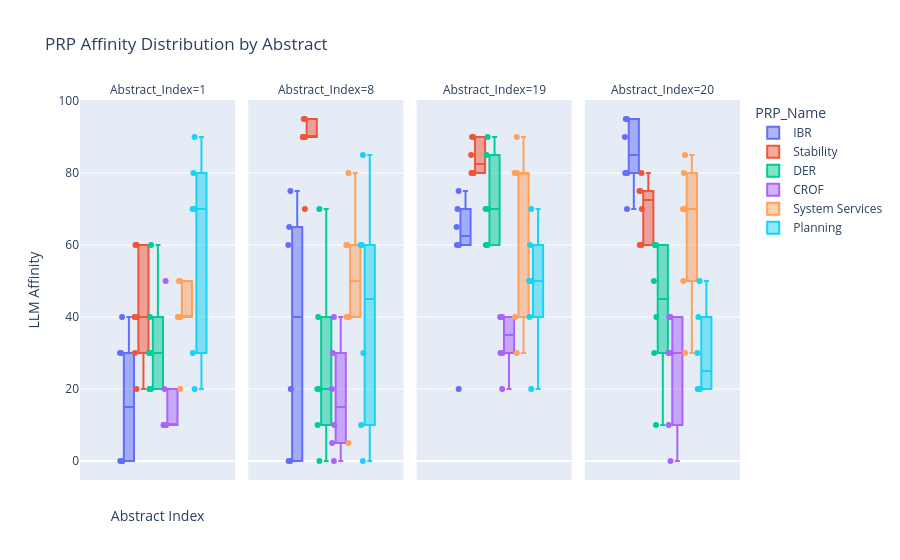

This figure's notebook cell:
### Code cell
fig = px.box(
    prp_df[prp_df['Abstract_Index'].isin([1,8,20, 19])], #ra_df[ra_df['Abstract_Index'].isin([7,8,9])],
    # x='Abstract_Index',
    y='LLM_Affinity',
    # color='Model_Slug',
    points='all',
    # hover_data='PRP_Name',
    # facet_row='PRP_Name',
    facet_col='Abstract_Index',
    color = 'PRP_Name',
    # x = 'Model_Slug',
    title=f'PRP Affinity Distribution by Abstract'
 )
# fig.update_xaxes(range=[0.5,10.5])
fig.update_layout(xaxis_title='Abstract Index', yaxis_title='LLM Affinity')
# fig.update_xaxes(tickangle=45)
fig.show()

### Figure 1 — Plotly figure (JSON) as saved in the notebook; plotly's stock layout.template omitted (floating-point values rounded to 4 significant figures)
{"data": [{"alignmentgroup": "True", "boxpoints": "all", "hovertemplate": "PRP_Name=IBR<br>Abstract_Index=1<br>LLM_Affinity=%{y}<extra></extra>", "legendgroup": "IBR", "marker": {"color": "#636efa"}, "name": "IBR", "notched": false, "offsetgroup": "IBR", "orientation": "v", "showlegend": true, "type": "box", "x0": " ", "xaxis": "x", "y": [40.0, 0.0, 30.0, 30.0, 0.0, 0.0], "y0": " ", "yaxis": "y"}, {"alignmentgroup": "True", "boxpoints": "all", "hovertemplate": "PRP_Name=IBR<br>Abstract_Index=8<br>LLM_Affinity=%{y}<extra></extra>", "legendgroup": "IBR", "marker": {"color": "#636efa"}, "name": "IBR", "notched": false, "offsetgroup": "IBR", "orientation": "v", "showlegend": false, "type": "box", "x0": " ", "xaxis": "x2", "y": [65.0, 0.0, 60.0, 75.0, 0.0, 20.0], "y0": " ", "yaxis": "y2"}, {"alignmentgroup": "True", "boxpoints": "all", "hovertemplate": "PRP_Name=IBR<br>Abstract_Index=19<br>LLM_Affinity=%{y}<extra></extra>", "legendgroup": "IBR", "marker": {"color": "#636efa"}, "name": "IBR", "notched": false, "offsetgroup": "IBR", "orientation": "v", "showlegend": false, "type": "box", "x0": " ", "xaxis": "x3", "y": [65.0, 60.0, 60.0, 75.0, 20.0, 70.0], "y0": " ", "yaxis": "y3"}, {"alignmentgroup": "True", "boxpoints": "all", "hovertemplate": "PRP_Name=IBR<br>Abstract_Index=20<br>LLM_Affinity=%{y}<extra></extra>", "legendgroup": "IBR", "marker": {"color": "#636efa"}, "name": "IBR", "notched": false, "offsetgroup": "IBR", "orientation": "v", "showlegend": false, "type": "box", "x0": " ", "xaxis": "x4", "y": [95.0, 80.0, 70.0, 95.0, 80.0, 90.0], "y0": " ", "yaxis": "y4"}, {"alignmentgroup": "True", "boxpoints": "all", "hovertemplate": "PRP_Name=Stability<br>Abstract_Index=1<br>LLM_Affinity=%{y}<extra></extra>", "legendgroup": "Stability", "marker": {"color": "#EF553B"}, "name": "Stability", "notched": false, "offsetgroup": "Stability", "orientation": "v", "showlegend": true, "type": "box", "x0": " ", "xaxis": "x", "y": [30.0, 40.0, 40.0, 60.0, 20.0, 60.0], "y0": " ", "yaxis": "y"}, {"alignmentgroup": "True", "boxpoints": "all", "hovertemplate": "PRP_Name=Stability<br>Abstract_Index=8<br>LLM_Affinity=%{y}<extra></extra>", "legendgroup": "Stability", "marker": {"color": "#EF553B"}, "name": "Stability", "notched": false, "offsetgroup": "Stability", "orientation": "v", "showlegend": false, "type": "box", "x0": " ", "xaxis": "x2", "y": [95.0, 90.0, 90.0, 95.0, 90.0, 70.0], "y0": " ", "yaxis": "y2"}, {"alignmentgroup": "True", "boxpoints": "all", "hovertemplate": "PRP_Name=Stability<br>Abstract_Index=19<br>LLM_Affinity=%{y}<extra></extra>", "legendgroup": "Stability", "marker": {"color": "#EF553B"}, "name": "Stability", "notched": false, "offsetgroup": "Stability", "orientation": "v", "showlegend": false, "type": "box", "x0": " ", "xaxis": "x3", "y": [85.0, 80.0, 80.0, 90.0, 80.0, 90.0], "y0": " ", "yaxis": "y3"}, {"alignmentgroup": "True", "boxpoints": "all", "hovertemplate": "PRP_Name=Stability<br>Abstract_Index=20<br>LLM_Affinity=%{y}<extra></extra>", "legendgroup": "Stability", "marker": {"color": "#EF553B"}, "name": "Stability", "notched": false, "offsetgroup": "Stability", "orientation": "v", "showlegend": false, "type": "box", "x0": " ", "xaxis": "x4", "y": [75.0, 70.0, 60.0, 80.0, 60.0, 75.0], "y0": " ", "yaxis": "y4"}, {"alignmentgroup": "True", "boxpoints": "all", "hovertemplate": "PRP_Name=DER<br>Abstract_Index=1<br>LLM_Affinity=%{y}<extra></extra>", "legendgroup": "DER", "marker": {"color": "#00cc96"}, "name": "DER", "notched": false, "offsetgroup": "DER", "orientation": "v", "showlegend": true, "type": "box", "x0": " ", "xaxis": "x", "y": [30.0, 60.0, 20.0, 20.0, 30.0, 40.0], "y0": " ", "yaxis": "y"}, {"alignmentgroup": "True", "boxpoints": "all", "hovertemplate": "PRP_Name=DER<br>Abstract_Index=8<br>LLM_Affinity=%{y}<extra></extra>", "legendgroup": "DER", "marker": {"color": "#00cc96"}, "name": "DER", "notched": false, "offsetgroup": "DER", "orientation": "v", "showlegend": false, "type": "box", "x0": " ", "xaxis": "x2", "y": [20.0, 20.0, 70.0, 40.0, 0.0, 10.0], "y0": " ", "yaxis": "y2"}, {"alignmentgroup": "True", "boxpoints": "all", "hovertemplate": "PRP_Name=DER<br>Abstract_Index=19<br>LLM_Affinity=%{y}<extra></extra>", "legendgroup": "DER", "marker": {"color": "#00cc96"}, "name": "DER", "notched": false, "offsetgroup": "DER", "orientation": "v", "showlegend": false, "type": "box", "x0": " ", "xaxis": "x3", "y": [90.0, 70.0, 70.0, 85.0, 60.0, 60.0], "y0": " ", "yaxis": "y3"}, {"alignmentgroup": "True", "boxpoints": "all", "hovertemplate": "PRP_Name=DER<br>Abstract_Index=20<br>LLM_Affinity=%{y}<extra></extra>", "legendgroup": "DER", "marker": {"color": "#00cc96"}, "name": "DER", "notched": false, "offsetgroup": "DER", "orientation": "v", "showlegend": false, "type": "box", "x0": " ", "xaxis": "x4", "y": [10.0, 60.0, 50.0, 30.0, 40.0, 60.0], "y0": " ", "yaxis": "y4"}, {"alignmentgroup": "True", "boxpoints": "all", "hovertemplate": "PRP_Name=CROF<br>Abstract_Index=1<br>LLM_Affinity=%{y}<extra></extra>", "legendgroup": "CROF", "marker": {"color": "#ab63fa"}, "name": "CROF", "notched": false, "offsetgroup": "CROF", "orientation": "v", "showlegend": true, "type": "box", "x0": " ", "xaxis": "x", "y": [50.0, 20.0, 10.0, 10.0, 10.0, 10.0], "y0": " ", "yaxis": "y"}, {"alignmentgroup": "True", "boxpoints": "all", "hovertemplate": "PRP_Name=CROF<br>Abstract_Index=8<br>LLM_Affinity=%{y}<extra></extra>", "legendgroup": "CROF", "marker": {"color": "#ab63fa"}, "name": "CROF", "notched": false, "offsetgroup": "CROF", "orientation": "v", "showlegend": false, "type": "box", "x0": " ", "xaxis": "x2", "y": [30.0, 10.0, 40.0, 20.0, 0.0, 5.0], "y0": " ", "yaxis": "y2"}, {"alignmentgroup": "True", "boxpoints": "all", "hovertemplate": "PRP_Name=CROF<br>Abstract_Index=19<br>LLM_Affinity=%{y}<extra></extra>", "legendgroup": "CROF", "marker": {"color": "#ab63fa"}, "name": "CROF", "notched": false, "offsetgroup": "CROF", "orientation": "v", "showlegend": false, "type": "box", "x0": " ", "xaxis": "x3", "y": [20.0, 40.0, 40.0, 30.0, 30.0, 40.0], "y0": " ", "yaxis": "y3"}, {"alignmentgroup": "True", "boxpoints": "all", "hovertemplate": "PRP_Name=CROF<br>Abstract_Index=20<br>LLM_Affinity=%{y}<extra></extra>", "legendgroup": "CROF", "marker": {"color": "#ab63fa"}, "name": "CROF", "notched": false, "offsetgroup": "CROF", "orientation": "v", "showlegend": false, "type": "box", "x0": " ", "xaxis": "x4", "y": [0.0, 40.0, 30.0, 10.0, 30.0, 40.0], "y0": " ", "yaxis": "y4"}, {"alignmentgroup": "True", "boxpoints": "all", "hovertemplate": "PRP_Name=System Services<br>Abstract_Index=1<br>LLM_Affinity=%{y}<extra></extra>", "legendgroup": "System Services", "marker": {"color": "#FFA15A"}, "name": "System Services", "notched": false, "offsetgroup": "System Services", "orientation": "v", "showlegend": true, "type": "box", "x0": " ", "xaxis": "x", "y": [40.0, 50.0, 50.0, 40.0, 40.0, 20.0], "y0": " ", "yaxis": "y"}, {"alignmentgroup": "True", "boxpoints": "all", "hovertemplate": "PRP_Name=System Services<br>Abstract_Index=8<br>LLM_Affinity=%{y}<extra></extra>", "legendgroup": "System Services", "marker": {"color": "#FFA15A"}, "name": "System Services", "notched": false, "offsetgroup": "System Services", "orientation": "v", "showlegend": false, "type": "box", "x0": " ", "xaxis": "x2", "y": [40.0, 40.0, 80.0, 60.0, 60.0, 5.0], "y0": " ", "yaxis": "y2"}, {"alignmentgroup": "True", "boxpoints": "all", "hovertemplate": "PRP_Name=System Services<br>Abstract_Index=19<br>LLM_Affinity=%{y}<extra></extra>", "legendgroup": "System Services", "marker": {"color": "#FFA15A"}, "name": "System Services", "notched": false, "offsetgroup": "System Services", "orientation": "v", "showlegend": false, "type": "box", "x0": " ", "xaxis": "x3", "y": [80.0, 90.0, 80.0, 80.0, 40.0, 30.0], "y0": " ", "yaxis": "y3"}, {"alignmentgroup": "True", "boxpoints": "all", "hovertemplate": "PRP_Name=System Services<br>Abstract_Index=20<br>LLM_Affinity=%{y}<extra></extra>", "legendgroup": "System Services", "marker": {"color": "#FFA15A"}, "name": "System Services", "notched": false, "offsetgroup": "System Services", "orientation": "v", "showlegend": false, "type": "box", "x0": " ", "xaxis": "x4", "y": [70.0, 50.0, 80.0, 85.0, 70.0, 30.0], "y0": " ", "yaxis": "y4"}, {"alignmentgroup": "True", "boxpoints": "all", "hovertemplate": "PRP_Name=Planning<br>Abstract_Index=1<br>LLM_Affinity=%{y}<extra></extra>", "legendgroup": "Planning", "marker": {"color": "#19d3f3"}, "name": "Planning", "notched": false, "offsetgroup": "Planning", "orientation": "v", "showlegend": true, "type": "box", "x0": " ", "xaxis": "x", "y": [90.0, 70.0, 70.0, 80.0, 20.0, 30.0], "y0": " ", "yaxis": "y"}, {"alignmentgroup": "True", "boxpoints": "all", "hovertemplate": "PRP_Name=Planning<br>Abstract_Index=8<br>LLM_Affinity=%{y}<extra></extra>", "legendgroup": "Planning", "marker": {"color": "#19d3f3"}, "name": "Planning", "notched": false, "offsetgroup": "Planning", "orientation": "v", "showlegend": false, "type": "box", "x0": " ", "xaxis": "x2", "y": [60.0, 60.0, 85.0, 30.0, 10.0, 0.0], "y0": " ", "yaxis": "y2"}, {"alignmentgroup": "True", "boxpoints": "all", "hovertemplate": "PRP_Name=Planning<br>Abstract_Index=19<br>LLM_Affinity=%{y}<extra></extra>", "legendgroup": "Planning", "marker": {"color": "#19d3f3"}, "name": "Planning", "notched": false, "offsetgroup": "Planning", "orientation": "v", "showlegend": false, "type": "box", "x0": " ", "xaxis": "x3", "y": [60.0, 50.0, 70.0, 40.0, 50.0, 20.0], "y0": " ", "yaxis": "y3"}, {"alignmentgroup": "True", "boxpoints": "all", "hovertemplate": "PRP_Name=Planning<br>Abstract_Index=20<br>LLM_Affinity=%{y}<extra></extra>", "legendgroup": "Planning", "marker": {"color": "#19d3f3"}, "name": "Planning", "notched": false, "offsetgroup": "Planning", "orientation": "v", "showlegend": false, "type": "box", "x0": " ", "xaxis": "x4", "y": [20.0, 30.0, 40.0, 20.0, 50.0, 20.0], "y0": " ", "yaxis": "y4"}], "layout": {"annotations": [{"font": {}, "showarrow": false, "text": "Abstract_Index=1", "x": 0.1175, "xanchor": "center", "xref": "paper", "y": 1, "yanchor": "bottom", "yref": "paper"}, {"font": {}, "showarrow": false, "text": "Abstract_Index=8", "x": 0.3725, "xanchor": "center", "xref": "paper", "y": 1, "yanchor": "bottom", "yref": "paper"}, {"font": {}, "showarrow": false, "text": "Abstract_Index=19", "x": 0.6275, "xanchor": "center", "xref": "paper", "y": 1, "yanchor": "bottom", "yref": "paper"}, {"font": {}, "showarrow": false, "text": "Abstract_Index=20", "x": 0.8825, "xanchor": "center", "xref": "paper", "y": 1, "yanchor": "bottom", "yref": "paper"}], "boxmode": "group", "legend": {"title": {"text": "PRP_Name"}, "tracegroupgap": 0}, "title": {"text": "PRP Affinity Distribution by Abstract"}, "xaxis": {"anchor": "y", "domain": [0, 0.235], "title": {"text": "Abstract Index"}}, "xaxis2": {"anchor": "y2", "domain": [0.255, 0.49], "matches": "x"}, "xaxis3": {"anchor": "y3", "domain": [0.51, 0.745], "matches": "x"}, "xaxis4": {"anchor": "y4", "domain": [0.765, 1.0], "matches": "x"}, "yaxis": {"anchor": "x", "domain": [0, 1], "title": {"text": "LLM Affinity"}}, "yaxis2": {"anchor": "x2", "domain": [0, 1], "matches": "y", "showticklabels": false}, "yaxis3": {"anchor": "x3", "domain": [0, 1], "matches": "y", "showticklabels": false}, "yaxis4": {"anchor": "x4", "domain": [0, 1], "matches": "y", "showticklabels": false}}}
